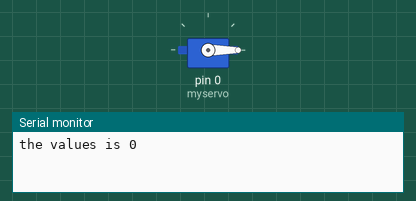
This sketch was run on a simulated Arduino Uno, built with avr-gcc and run on an emulated ATmega328P. Parts: servo, the last lines printed to the serial monitor.

Above: at 0.1 s.
At 11.1 s:
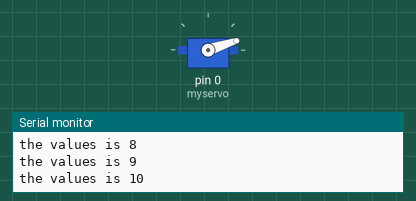
Timing chart, 0 to 22.5 s (numbered marks = the images above):
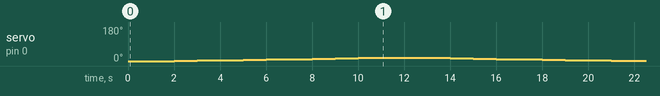

The sketch:

SerialControl.ino
```cpp
#include <Servo.h>

Servo myservo;
String incomingString;

void arm(){
  // arm the speed controller, modify as necessary for your ESC
  setSpeed(0);
  delay(1000); //delay 1 second,  some speed controllers may need longer

  // sweep up from 0 to to maximum speed in 20 seconds
  int speed;
  //not high enough to start a disturbance
  for(speed = 0; speed <= 10; speed += 1) {
    setSpeed(speed);
    delay(1000);
  }
  // sweep back down to 0 speed.
  for(speed = 10; speed > 0; speed -= 1) {
    setSpeed(speed);
    delay(1000);
  }
}

void setSpeed(int speed){
  // speed is from 0 to 100 where 0 is off and 100 is maximum speed
  //the following maps speed values of 0-100 to angles from 0-180,
  // some speed controllers may need different values, see the ESC instructions
  int angle = map(speed, 0, 100, 0, 180);
  myservo.write(angle);
  Serial.print("the values is ");
  Serial.print(speed);
  Serial.print("\n");
}

void setup()
{
  myservo.attach(0);
  Serial.begin(57600);
  Serial.setTimeout(25);
  arm();
}


void loop()
{
  // If there is incoming value
  if(Serial.available() > 0)
  {
    // read the value
    char ch = Serial.read();

    /*
    *  If ch isn't a newline
    *  (linefeed) character,
    *  we will add the character
    *  to the incomingString
    */
    if (ch != 'x'){
      // Print out the value received
      // so that we can see what is
      // happening

      Serial.print("I have received: ");
      Serial.print(ch);
      Serial.print('\n');

      // Add the character to
      // the incomingString
      incomingString += ch;
    }
    // received a newline (linefeed) character
    // this means we are done making a string
    else{
      // print the incoming string
      Serial.println("I am printing the entire string");
      Serial.println(incomingString);

      // Convert the string to an integer
      int val = incomingString.toInt();

      // print the integer
      Serial.println("Printing the value: ");
      Serial.println(val);

      /*
      *  We only want to write an integer between
      *  0 and 180 to the motor.
      */
      if (val > -1 && val <= 100) {
       // Write to Servo
       setSpeed(val);
     }
     // The value is not between 0 and 180.
     // We do not want write this value to
     // the motor.
     else {
       Serial.println("Value is NOT between 0 and 180");
       // IT'S a TRAP!
       Serial.println("Error with the input");
     }

      // Reset the value of the incomingString
      incomingString = "";
    }
  }
}
```
